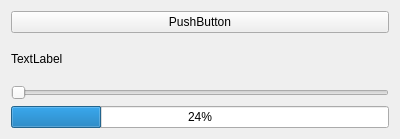
<?xml version="1.0" encoding="UTF-8"?>
<ui version="4.0">
 <class>Widget</class>
 <widget class="QWidget" name="Widget">
  <property name="geometry">
   <rect>
    <x>0</x>
    <y>0</y>
    <width>400</width>
    <height>139</height>
   </rect>
  </property>
  <property name="windowTitle">
   <string>Widget</string>
  </property>
  <layout class="QVBoxLayout" name="verticalLayout">
   <item>
    <widget class="QPushButton" name="pushButton">
     <property name="text">
      <string>PushButton</string>
     </property>
    </widget>
   </item>
   <item>
    <widget class="QLabel" name="label">
     <property name="text">
      <string>TextLabel</string>
     </property>
    </widget>
   </item>
   <item>
    <widget class="QSlider" name="slider">
     <property name="maximum">
      <number>100</number>
     </property>
     <property name="orientation">
      <enum>Qt::Horizontal</enum>
     </property>
    </widget>
   </item>
   <item>
    <widget class="QProgressBar" name="progressBar">
     <property name="value">
      <number>24</number>
     </property>
    </widget>
   </item>
  </layout>
 </widget>
 <layoutdefault spacing="6" margin="11"/>
 <resources/>
 <connections/>
</ui>
